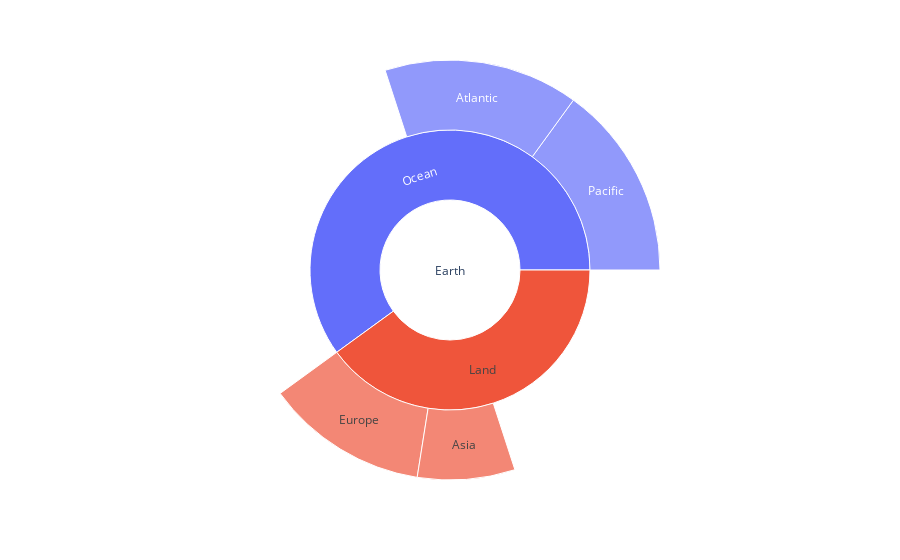

Notebook cell for this chart:
### Markdown cell above
Sunburst Diagram

### Code cell
import plotly.express as px

data = dict(
    character=["Earth", "Land", "Ocean", "Asia", "Europe", "Pacific", "Atlantic"],
    parent=["", "Earth", "Earth", "Land", "Land", "Ocean", "Ocean"],
    value=[0, 40, 60, 15, 25, 30, 30]
)
fig = px.sunburst(data, names='character', parents='parent', values='value')
fig.show()

### Figure 1 — Plotly figure (JSON) as saved in the notebook; plotly's stock layout.template omitted (floating-point values rounded to 4 significant figures)
{"data": [{"domain": {"x": [0, 1], "y": [0, 1]}, "hovertemplate": "character=%{label}<br>value=%{value}<br>parent=%{parent}<extra></extra>", "labels": ["Earth", "Land", "Ocean", "Asia", "Europe", "Pacific", "Atlantic"], "name": "", "parents": ["", "Earth", "Earth", "Land", "Land", "Ocean", "Ocean"], "type": "sunburst", "values": [0, 40, 60, 15, 25, 30, 30]}], "layout": {"legend": {"tracegroupgap": 0}, "margin": {"t": 60}}}
